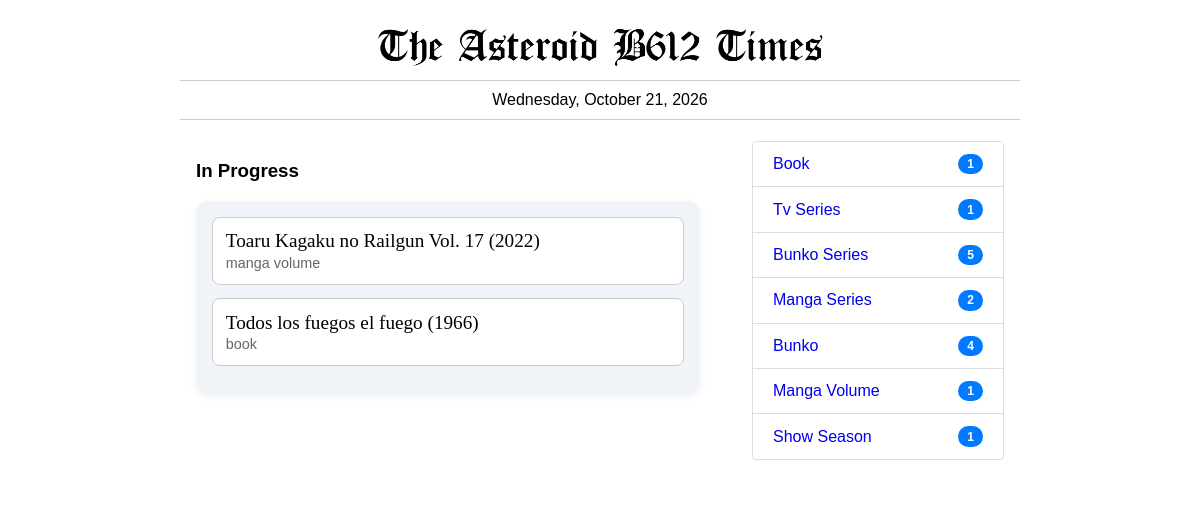
The page /in-progress/ on the database as committed earlier.
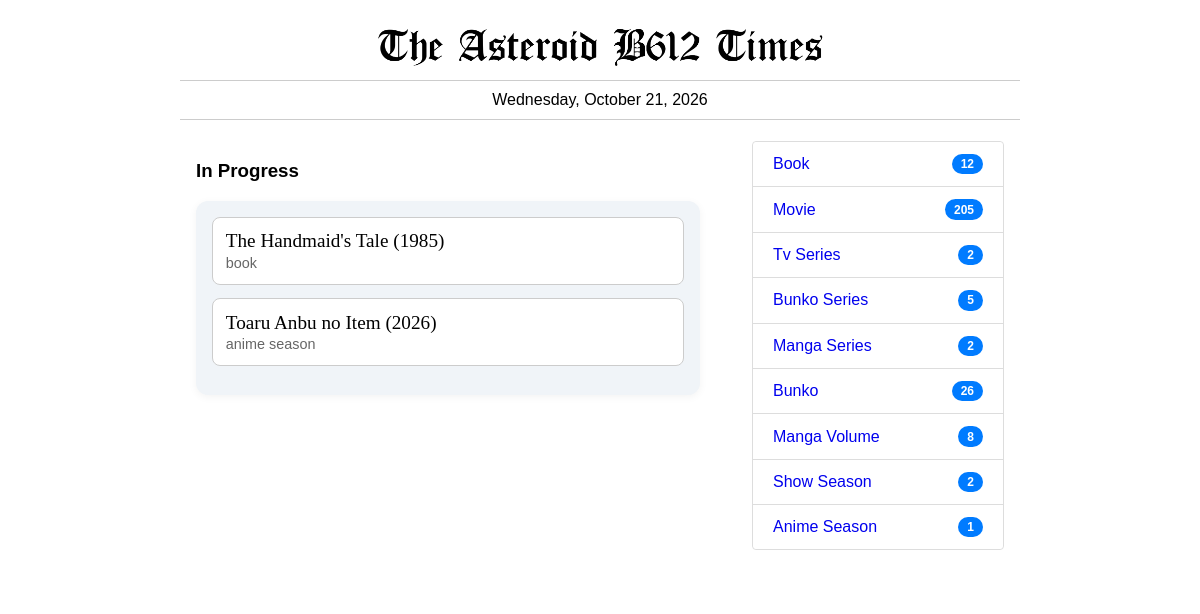
The same page on the database as committed later.
### times/models.py (models this page shows, shortened)
class Item(models.Model):
    titulo = models.CharField(max_length=255)
    tipo = models.ForeignKey(Categoria, on_delete=models.CASCADE)
    preview = models.TextField()
    fecha_creacion = models.DateField(default='1999-12-31')
    fecha_edicion = models.DateTimeField(auto_now=True)
    @property
    def pubyear(self):
        pubdates = AttrDate.objects.filter(item=self,att_name__in=['pub date','premiere','pubdate']).count()
        if pubdates == 0:
            py = ''
        else:
            itm = AttrDate.objects.filter(item=self,att_name__in=['pub date','premiere','pubdate']).latest('id')
            py = str(itm.att_value.year)
        return py
    @property
    def finyear(self):
        pubdates = AttrDate.objects.filter(item=self,att_name__in=['end date','finale','enddate']).count()
        if pubdates == 0:
            py = ''
        else:
            itm = AttrDate.objects.filter(item=self,att_name__in=['end date','finale','enddate']).latest('id')
            py = str(itm.att_value.year)
        return py
    @property
    def periodo(self):
        ini = self.pubyear
        fin = self.finyear
        if ini == '' and fin == '':
            return ''
        elif ini != '' and fin == '':
            return f" ({ini})"
        elif ini != '' and fin != '' and ini != fin:
            return f" ({ini}-{fin})"
        elif ini != '' and fin != '' and ini == fin:
            return f" ({fin})"
        else:
            return ''

class AttrDate(models.Model):
    item = models.ForeignKey(Item,on_delete=models.CASCADE)
    orden = models.IntegerField()
    att_name = models.CharField(max_length=255)
    att_value = models.DateField()

class Categoria(models.Model):
    nom_categoria = models.CharField(max_length=255)

### times/views.py (the view)
# urls.py: path('in-progress/', views.itemInProgress, name='itemInProgress'),
def itemInProgress(request):
	item_queue = Item.objects.filter(consumo__fec_ini__isnull=False,consumo__fec_fin__isnull=True)
	return render(request,'item-queue.html',{'item_queue':item_queue})

### times/context_processors.py (called while the page is built)
def categories_processor(request):
    tipo_priority = ['book','movie','tv series', 'TV miniseries', 'bunko series', 'manga series']
    custom_tipo_order = Case(
        *[When(nom_categoria=t, then=Value(i)) for i, t in enumerate(tipo_priority)],
        default=Value(len(tipo_priority)),
        output_field=IntegerField()
    )
    return {
        'cats': (
            Categoria.objects.annotate(total_items=Count('item'))
            .filter(total_items__gt=0)
            .order_by(custom_tipo_order, '-total_items')
        ),
        'all_cats': (
            Categoria.objects.annotate(total_items=Count('item'))
            .order_by(custom_tipo_order, '-total_items')
        )
    }

### times/templates/item-queue.html (shortened to what this page needs)
{% extends 'base_times.html' %}
{% load static %}
{% block izquierda %}
  {% if item_queue %}
  <h3>In Progress</h3>
  <ul class="styled-list">
  {% for i in item_queue %}
    <li>
      <span class="main-item"><a href="{% url 'item' i.id %}" style="text-decoration:none; color:black;">{{i.titulo}}{{i.periodo}} </a></span>
      <small class="sub-item">{{i.tipo.nom_categoria}}</small>
    </li>
  {% endfor %}
  </ul>
  {% else %}
  <h3 style="color:red;">No Item in  Progress</h3>
  {% endif %}
{% endblock %}
{% block derecha %}
<ul class="list-group">
  {% for c in cats %}
    <li class="list-group-item">
      <a href="{% url 'categoria' c.id %}" style="text-decoration:none;">{{ c.nom_categoria|title }}</a>
      <span class="badge badge-pill">{{ c.total_items }}</span>
    </li>
  {% endfor %}
</ul>
{% endblock %}

Rows that differ between the two databases and show on the page:
no longer on this page (row edited): Item: titulo "Toaru Kagaku no Railgun Vol. 17", periodo "(2022)", tipo.nom_categoria "manga volume"
no longer on this page (row edited): Item: titulo "Todos los fuegos el fuego", periodo "(1966)", tipo.nom_categoria "book"
added Item: titulo "The Handmaid's Tale", periodo "(1985)", tipo.nom_categoria "book"
added Item: titulo "Toaru Anbu no Item", periodo "(2026)", tipo.nom_categoria "anime season"
computed for Categoria "Book": total_items "1" → "12"
now on this page (row unchanged): Categoria: nom_categoria "Movie", total_items "205"
computed for Categoria "Tv Series": total_items "1" → "2"
computed for Categoria "Bunko": total_items "4" → "26"
computed for Categoria "Manga Volume": total_items "1" → "8"
computed for Categoria "Show Season": total_items "1" → "2"
now on this page (row unchanged): Categoria: nom_categoria "Anime Season", total_items "1"
